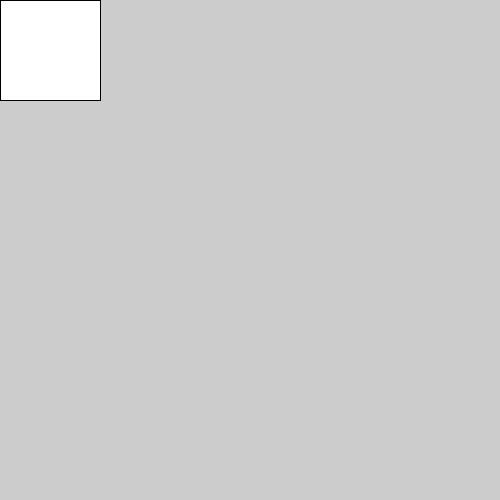
Frame 1 (no input)
Frame 60 (the mouse pressed at the canvas centre just before this capture): identical to frame 1, image omitted
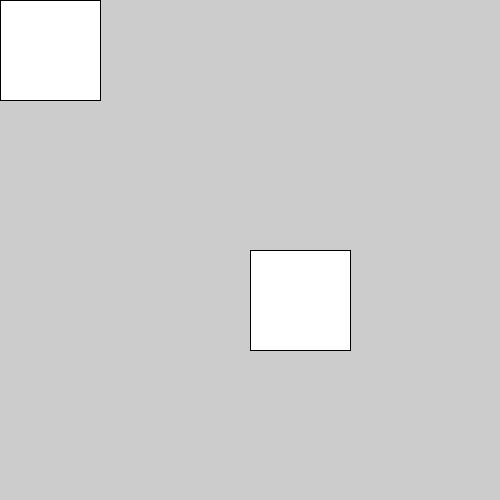
Frame 120 (the mouse held since frame 60 and released just before this capture)

The Processing sketch that drew these frames (run headless with seeded random() and noise(); from frame 60 on, the mouse is pressed at the canvas centre):

// Processing sketch: Translasi
// ── Translasi.pde
void setup() {
  size(500, 500);
}

void draw(){
  translate(mouseX, mouseY);
  rect(0,0,100,100);
}
